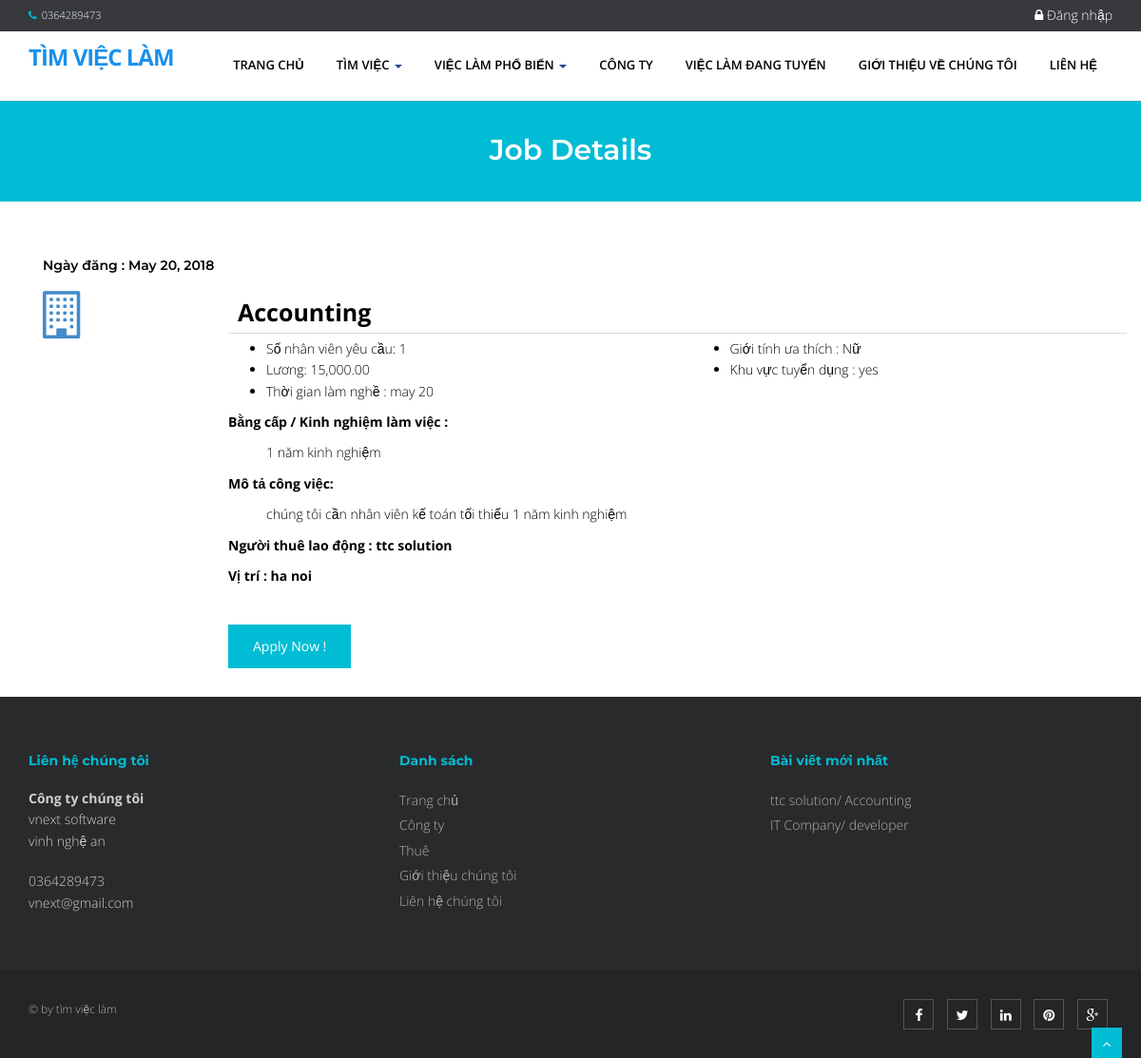
The page /index.php?q=viewjob&search=2 on the database its author committed.
### tables this page shows
CREATE TABLE `tbljob` (
  `JOBID` int(11) NOT NULL,
  `COMPANYID` int(11) NOT NULL,
  `CATEGORY` varchar(250) NOT NULL,
  `OCCUPATIONTITLE` varchar(90) NOT NULL,
  `REQ_NO_EMPLOYEES` int(11) NOT NULL,
  `SALARIES` double NOT NULL,
  `DURATION_EMPLOYEMENT` varchar(90) NOT NULL,
  `QUALIFICATION_WORKEXPERIENCE` text NOT NULL,
  `JOBDESCRIPTION` text NOT NULL,
  `PREFEREDSEX` varchar(30) NOT NULL,
  `SECTOR_VACANCY` text NOT NULL,
  `JOBSTATUS` varchar(90) NOT NULL,
  `DATEPOSTED` datetime NOT NULL
);

CREATE TABLE `tblcompany` (
  `COMPANYID` int(11) NOT NULL,
  `COMPANYNAME` varchar(90) NOT NULL,
  `COMPANYADDRESS` varchar(90) NOT NULL,
  `COMPANYCONTACTNO` varchar(30) NOT NULL,
  `COMPANYSTATUS` varchar(90) NOT NULL,
  `COMPANYMISSION` text NOT NULL
);

### index.php (called while the page is built, shortened)
<?php
require_once("include/initialize.php");
$view = (isset($_GET['q']) && $_GET['q'] != '') ? $_GET['q'] : '';
switch ($view) {
	case 'viewjob' :
        $title="Job Details";
		break;
}
require_once("theme/templates.php");
?>

### include/database.php (called while the page is built, shortened)
<?php
class Database {
	var $sql_string = '';
	private $conn;
	public function open_connection() {
		$this->conn = mysqli_connect(server,user,pass);
		if(!$this->conn){
			echo "Sự cố trong kết nối cơ sở dữ liệu! Liên hệ với quản trị viên!";
			exit();
		}else{
			$db_select = mysqli_select_db($this->conn,database_name);
		}
	}
	function setQuery($sql='') {
		$this->sql_string=$sql;
	}
	function executeQuery() {
		$result = mysqli_query($this->conn,$this->sql_string);
		return $result;
	}
	private function confirm_query($result) {
		return $result;
	}
	function loadResultList( $key='' ) {
		$cur = $this->executeQuery();
		$array = array();
		while ($row = mysqli_fetch_object($cur)) {
			if ($key) {
				$array[$row->$key] = $row;
			} else {
				$array[] = $row;
			}
		}
		return $array;
	}
}
$mydb = new Database();
?>

### theme/templates.php (the view, shortened to what this page needs)
 <!DOCTYPE html>
<html lang="en">
<head>
<link href="<?php echo web_root; ?>plugins/home-plugins/css/bootstrap.min.css" rel="stylesheet" />
<link href="<?php echo web_root; ?>plugins/home-plugins/css/fancybox/jquery.fancybox.css" rel="stylesheet">
<link href="<?php echo web_root; ?>plugins/home-plugins/css/flexslider.css" rel="stylesheet" />
<link href="<?php echo web_root; ?>plugins/home-plugins/css/style.css" rel="stylesheet" />
<link rel="stylesheet" href="<?php echo web_root;?>plugins/font-awesome/css/font-awesome.min.css">
<link rel="stylesheet" href="<?php echo web_root;?>plugins/dataTables/jquery.dataTables.min.css">
<link rel="stylesheet" href="<?php echo web_root;?>plugins/dataTables/jquery.dataTables_themeroller.css">
<link href="<?php echo web_root; ?>plugins/datepicker/bootstrap-datetimepicker.min.css" rel="stylesheet" media="screen">
<link href="<?php echo web_root; ?>plugins/datepicker/datepicker3.css" rel="stylesheet" media="screen">
</head>
<body>
<div id="wrapper" class="home-page">
  <header>
        <div class="topbar navbar-fixed-top">
          <div class="container">
            <div class="row">
              <div class="col-md-12">
                <p class="pull-left hidden-xs"><i class="fa fa-phone"></i>0364289473</p>
                <?php if (isset($_SESSION['APPLICANTID'])) {
                    $sql = "SELECT count(*) as 'COUNTNOTIF' FROM `tbljob` ORDER BY `DATEPOSTED` DESC";
                    $mydb->setQuery($sql);
                    $showNotif = $mydb->loadSingleResult();
                    $notif =isset($showNotif->COUNTNOTIF) ? $showNotif->COUNTNOTIF : 0;
                    $applicant = new Applicants();
                    $appl  = $applicant->single_applicant($_SESSION['APPLICANTID']);
                    $sql ="SELECT count(*) as 'COUNT' FROM `tbljobregistration` WHERE `PENDINGAPPLICATION`=0 AND `HVIEW`=0 AND `APPLICANTID`='{$appl->APPLICANTID}'";
                    $mydb->setQuery($sql);
                    $showMsg = $mydb->loadSingleResult();
                    $msg =isset($showMsg->COUNT) ? $showMsg->COUNT : 0;
                    echo ' <p class="pull-right login"><a title="View Notification(s)" href="'.web_root.'applicant/index.php?view=notification"> <i class="fa fa-bell-o"></i> <span class="label label-success">'.$notif.'</span></a> | <a title="View Message(s)" href="'.web_root.'applicant/index.php?view=message"> <i class="fa fa-envelope-o"></i> <span class="label label-success">'.$msg.'</span></a> | <a title="View Profile" href="'.web_root.'applicant/"> <i class="fa fa-user"></i> Xinh chào, '. $appl->FNAME. ' '.$appl->LNAME .' </a> | <a href="'.web_root.'logout.php">  <i class="fa fa-sign-out"> </i>Đăng xuất</a> </p>';
                    }else{ ?>
                      <p   class="pull-right login"><a data-target="#myModal" data-toggle="modal" href=""> <i class="fa fa-lock"></i> Đăng nhập </a></p>
                <?php } ?>
              </div>
            </div>
          </div>
        </div>
        <div style="min-height: 30px;"></div>
        <div class="navbar navbar-default navbar-static-top" >
            <div class="container">
                <div class="navbar-header">
                    <a class="navbar-brand" href="<?php echo web_root; ?>index.php">Tìm việc làm</a>
                </div>
                <div class="navbar-collapse collapse ">
                    <ul class="nav navbar-nav">
                        <li class="<?php echo !isset($_GET['q'])? 'active' :''?>"><a href="<?php echo web_root; ?>index.php">Trang chủ</a></li>
                        <li class="dropdown">
                          <a href="#" data-toggle="dropdown" class="dropdown-toggle">Tìm việc <b class="caret"></b></a>
                       </li>
                      <li class="dropdown <?php  if(isset($_GET['q'])) { if($_GET['q']=='category'){ echo 'active'; }else{ echo ''; }}  ?>">
                          <a href="#" data-toggle="dropdown" class="dropdown-toggle">Việc làm phổ biến <b class="caret"></b></a>
                            <?php
                            $sql = "SELECT * FROM `tblcategory` LIMIT 10";
                            $mydb->setQuery($sql);
                            ?>
                       </li>
                        <li class="<?php  if(isset($_GET['q'])) { if($_GET['q']=='company'){ echo 'active'; }else{ echo ''; }}  ?>"><a href="<?php echo web_root; ?>index.php?q=company">Công ty</a></li>
                        <li class="<?php  if(isset($_GET['q'])) { if($_GET['q']=='hiring'){ echo 'active'; }else{ echo ''; }} ?>"><a href="<?php echo web_root; ?>index.php?q=hiring">Việc làm đang tuyển</a></li>
                        <li class="<?php  if(isset($_GET['q'])) { if($_GET['q']=='About'){ echo 'active'; }else{ echo ''; }}  ?>"><a href="<?php echo web_root; ?>index.php?q=About">Giới thiệu về chúng tôi</a></li>
                        <li class="<?php  if(isset($_GET['q'])) { if($_GET['q']=='Contact'){ echo 'active'; }else{ echo ''; }}  ?>"><a href="<?php echo web_root; ?>index.php?q=Contact">Liên hệ</a></li>
                    </ul>
                </div>
            </div>
        </div>
  </header>
      <?php
      if (isset($_GET['q'])) {
        echo '<section id="inner-headline">
            <div class="container">
                <div class="row">
                    <div class="col-lg-12">
                        <h2 class="pageTitle">'.$title.'</h2>
                    </div>
                </div>
            </div>
            </section>';
      }
       require_once $content;
        ?>
  <footer>
  <div class="container">
    <div class="row">
      <div class="col-md-4 col-sm-4">
        <div class="widget">
          <h5 class="widgetheading">Liên hệ chúng tôi</h5>
          <address>
          <strong>Công ty chúng tôi</strong><br>
          vnext software<br>
           vinh nghệ an</address>
          <p>
            <i class="icon-phone"></i> 0364289473 <br>
            <i class="icon-envelope-alt"></i> vnext@gmail.com
          </p>
        </div>
      </div>
      <div class="col-md-4 col-sm-4">
        <div class="widget">
          <h5 class="widgetheading">Danh sách</h5>
          <ul class="link-list">
            <li><a href="<?php echo web_root; ?>index.php">Trang chủ</a></li>
            <li><a href="<?php echo web_root; ?>index.php?q=company">Công ty</a></li>
            <li><a href="<?php echo web_root; ?>index.php?q=hiring">Thuê</a></li>
            <li><a href="<?php echo web_root; ?>index.php?q=About">Giới thiệu chúng tôi</a></li>
            <li><a href="<?php echo web_root; ?>index.php?q=Contact">Liên hệ chúng tôi</a></li>
          </ul>
        </div>
      </div>
      <div class="col-md-4 col-sm-4">
        <div class="widget">
          <h5 class="widgetheading">Bài viết mới nhất</h5>
          <ul class="link-list">
            <?php
                  $sql = "SELECT * FROM `tblcompany` c,`tbljob` j WHERE c.`COMPANYID`=j.`COMPANYID`   ORDER BY DATEPOSTED DESC LIMIT 3" ;
                  $mydb->setQuery($sql);
                  $cur = $mydb->loadResultList();
                  foreach ($cur as $result) {
                    echo ' <li><a href="'.web_root.'index.php?q=viewjob&search='.$result->JOBID.'">'.$result->COMPANYNAME . '/ '. $result->OCCUPATIONTITLE .'</a></li>';
                  }
              ?>
          </ul>
        </div>
      </div>
    </div>
  </div>
  <div id="sub-footer">
    <div class="container">
      <div class="row">
        <div class="col-lg-6">
          <div class="copyright">
            <p>
              <span>&copy; by tìm việc làm
            </p>
          </div>
        </div>
        <div class="col-lg-6">
          <ul class="social-network">
            <li><a href="#" data-placement="top" title="Facebook"><i class="fa fa-facebook"></i></a></li>
            <li><a href="#" data-placement="top" title="Twitter"><i class="fa fa-twitter"></i></a></li>
            <li><a href="#" data-placement="top" title="Linkedin"><i class="fa fa-linkedin"></i></a></li>
            <li><a href="#" data-placement="top" title="Pinterest"><i class="fa fa-pinterest"></i></a></li>
            <li><a href="#" data-placement="top" title="Google plus"><i class="fa fa-google-plus"></i></a></li>
          </ul>
        </div>
      </div>
    </div>
  </div>
  </footer>
</div>
<a href="#" class="scrollup"><i class="fa fa-angle-up active"></i></a>
</body>
</html>

### viewjob.php
    <section id="content">
        <div class="container content">
 <?php
 if (isset($_GET['search'])) {
    $jobid = $_GET['search'];
 }else{
     $jobid = '';
 }
    $sql = "SELECT * FROM `tblcompany` c,`tbljob` j WHERE c.`COMPANYID`=j.`COMPANYID` AND JOBID LIKE '%" . $jobid ."%' ORDER BY DATEPOSTED DESC" ;
    $mydb->setQuery($sql);
    $cur = $mydb->loadResultList();
    foreach ($cur as $result) {
  ?>
           <div class="container">
             <div class="mg-available-rooms">
                    <h5 class="mg-sec-left-title">Ngày đăng :  <?php echo date_format(date_create($result->DATEPOSTED),'M d, Y'); ?></h5>
                        <div class="mg-avl-rooms">
                            <div class="mg-avl-room">
                                <div class="row">
                                    <div class="col-sm-2">
                                        <a href="#"><span class="fa fa-building-o" style="font-size: 50px"></span></a>
                                    </div>
                                    <div class="col-sm-10">
                                        <div style="border-bottom: 1px solid #ddd;padding: 10px;font-size: 25px;font-weight: bold;color: #000;margin-bottom: 5px;"><?php echo $result->OCCUPATIONTITLE ;?>
                                        </div>
                                        <div class="row contentbody">
                                            <div class="col-sm-6">
                                                <ul>
                                                    <li><i class="fp-ht-bed"></i>Số nhân viên yêu cầu: <?php echo $result->REQ_NO_EMPLOYEES; ?></li>
                                                    <li><i class="fp-ht-food"></i>Lương: <?php echo number_format($result->SALARIES,2);  ?></li>
                                                    <li><i class="fa fa-sun-"></i>Thời gian làm nghề : <?php echo $result->DURATION_EMPLOYEMENT; ?></li>
                                                </ul>
                                            </div>
                                            <div class="col-sm-6">
                                                <ul>
                                                    <li><i class="fp-ht-tv"></i>Giới tính ưa thích : <?php echo $result->PREFEREDSEX; ?></li>
                                                    <li><i class="fp-ht-computer"></i>Khu vực tuyển dụng : <?php echo $result->SECTOR_VACANCY; ?></li>
                                                </ul>
                                            </div>
                                            <div class="col-sm-12">
                                                <p>Bằng cấp / Kinh nghiệm làm việc :</p>
                                                 <ul style="list-style: none;">
                                                    <li><?php echo $result->QUALIFICATION_WORKEXPERIENCE ;?></li>
                                                </ul>
                                            </div>
                                            <div class="col-sm-12">
                                                <p>Mô tả công việc:</p>
                                                <ul style="list-style: none;">
                                                     <li><?php echo $result->JOBDESCRIPTION ;?></li>
                                                </ul>
                                             </div>
                                            <div class="col-sm-12">
                                                <p>Người thuê lao động :  <?php echo  $result->COMPANYNAME; ?></p>
                                                <p>Vị trí :  <?php echo  $result->COMPANYADDRESS; ?></p>
                                            </div>
                                        </div>
                                          <a href="<?php echo web_root; ?>index.php?q=apply&job=<?php echo $result->JOBID;?>&view=personalinfo" class="btn btn-main btn-next-tab">Apply Now !</a>
                                    </div>
                                </div>
                            </div>
                        </div>
                    </div>
            </div>
<?php  } ?>    </div>
    </section>

### theme/templates.php (style rules this page uses)
#content { min-height: 400px; color: #000; }
.contentbody p { font-weight: bold; }
.login a { font-size: 14px; color: #fff; padding:0px; }

### rows shown on the page
tbljob: DATEPOSTED "May 20, 2018", OCCUPATIONTITLE "Accounting", REQ_NO_EMPLOYEES "1", SALARIES "15,000.00", DURATION_EMPLOYEMENT "may 20", PREFEREDSEX "Nữ", SECTOR_VACANCY "yes", QUALIFICATION_WORKEXPERIENCE "1 năm kinh nghiệm", JOBDESCRIPTION "chúng tôi cần nhân viên kế toán tối thiểu 1 năm kinh nghiệm", COMPANYID.COMPANYNAME "ttc solution", COMPANYID.COMPANYADDRESS "ha noi"
tbljob: COMPANYID.COMPANYNAME "IT Company", OCCUPATIONTITLE "developer"

### other values the page prints
$title "Job Details"
